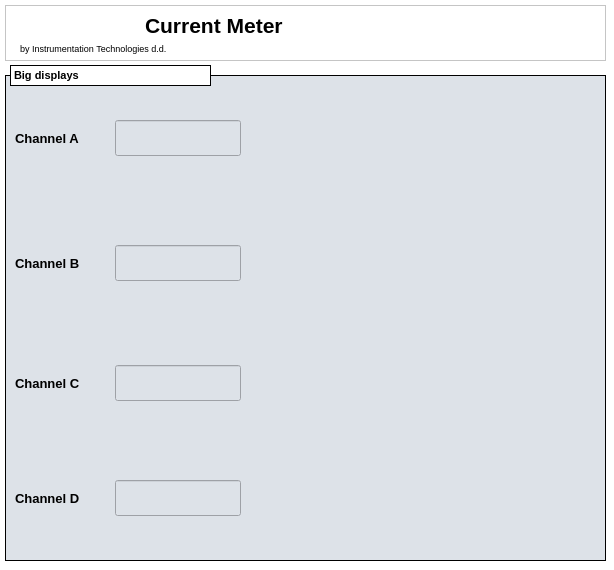
<?xml version="1.0" encoding="UTF-8"?>
<ui version="4.0">
 <class>MainWindow</class>
 <widget class="QMainWindow" name="MainWindow">
  <property name="geometry">
   <rect>
    <x>0</x>
    <y>0</y>
    <width>614</width>
    <height>570</height>
   </rect>
  </property>
  <property name="windowTitle">
   <string>MainWindow</string>
  </property>
  <property name="styleSheet">
   <string notr="true">background-color: rgb(255, 255, 255);</string>
  </property>
  <property name="Title" stdset="0">
   <string>Libera Current Meter (big): $(DEVICE)</string>
  </property>
  <widget class="QWidget" name="centralwidget">
   <widget class="caFrame" name="caframe_4">
    <property name="geometry">
     <rect>
      <x>5</x>
      <y>75</y>
      <width>601</width>
      <height>486</height>
     </rect>
    </property>
    <property name="font">
     <font>
      <pointsize>8</pointsize>
     </font>
    </property>
    <property name="styleSheet">
     <string notr="true">background-color: rgb(221, 226, 232);</string>
    </property>
    <property name="frameShape">
     <enum>QFrame::Box</enum>
    </property>
    <property name="frameShadow">
     <enum>QFrame::Plain</enum>
    </property>
    <property name="lineWidth">
     <number>1</number>
    </property>
    <property name="midLineWidth">
     <number>1</number>
    </property>
    <property name="background">
     <color>
      <red>0</red>
      <green>0</green>
      <blue>0</blue>
     </color>
    </property>
    <property name="backgroundMode">
     <enum>caFrame::Filled</enum>
    </property>
    <widget class="QLabel" name="label_52">
     <property name="geometry">
      <rect>
       <x>10</x>
       <y>45</y>
       <width>91</width>
       <height>36</height>
      </rect>
     </property>
     <property name="font">
      <font>
       <pointsize>10</pointsize>
       <weight>75</weight>
       <bold>true</bold>
      </font>
     </property>
     <property name="text">
      <string>Channel A</string>
     </property>
    </widget>
    <widget class="caLineEdit" name="calineedit_15">
     <property name="geometry">
      <rect>
       <x>110</x>
       <y>45</y>
       <width>126</width>
       <height>36</height>
      </rect>
     </property>
     <property name="font">
      <font>
       <family>Sans Serif</family>
       <pointsize>20</pointsize>
       <weight>50</weight>
       <bold>false</bold>
      </font>
     </property>
     <property name="alignment">
      <set>Qt::AlignRight|Qt::AlignTrailing|Qt::AlignVCenter</set>
     </property>
     <property name="readOnly">
      <bool>true</bool>
     </property>
     <property name="channel" stdset="0">
      <string notr="true">$(DEVICE):current:A</string>
     </property>
     <property name="foreground">
      <color>
       <red>170</red>
       <green>0</green>
       <blue>0</blue>
      </color>
     </property>
     <property name="background">
      <color>
       <red>255</red>
       <green>255</green>
       <blue>255</blue>
      </color>
     </property>
     <property name="colorMode">
      <enum>caLineEdit::Static</enum>
     </property>
     <property name="frameLineWidth" stdset="0">
      <number>1</number>
     </property>
     <property name="fontScaleMode">
      <enum>caLineEdit::WidthAndHeight</enum>
     </property>
     <property name="unitsEnabled">
      <bool>true</bool>
     </property>
    </widget>
    <widget class="caStripPlot" name="castripplot">
     <property name="geometry">
      <rect>
       <x>250</x>
       <y>20</y>
       <width>341</width>
       <height>96</height>
      </rect>
     </property>
     <property name="autoFillBackground">
      <bool>false</bool>
     </property>
     <property name="TitleY">
      <string notr="true">[uA]</string>
     </property>
     <property name="channels" stdset="0">
      <string notr="true">;$(DEVICE):current:A</string>
     </property>
     <property name="period">
      <double>30.000000000000000</double>
     </property>
     <property name="refreshRate" stdset="0">
      <enum>caStripPlot::Low</enum>
     </property>
     <property name="YAxisScaling" stdset="0">
      <enum>caStripPlot::autoScale</enum>
     </property>
     <property name="color_1">
      <color>
       <red>0</red>
       <green>0</green>
       <blue>0</blue>
      </color>
     </property>
     <property name="background">
      <color>
       <red>255</red>
       <green>255</green>
       <blue>255</blue>
      </color>
     </property>
     <property name="XaxisEnabled">
      <bool>false</bool>
     </property>
     <property name="LegendEnabled">
      <bool>false</bool>
     </property>
    </widget>
    <widget class="caStripPlot" name="castripplot_2">
     <property name="geometry">
      <rect>
       <x>250</x>
       <y>140</y>
       <width>341</width>
       <height>96</height>
      </rect>
     </property>
     <property name="TitleY">
      <string notr="true">[uA]</string>
     </property>
     <property name="channels" stdset="0">
      <string notr="true">;$(DEVICE):current:B</string>
     </property>
     <property name="period">
      <double>30.000000000000000</double>
     </property>
     <property name="refreshRate" stdset="0">
      <enum>caStripPlot::Low</enum>
     </property>
     <property name="YAxisScaling" stdset="0">
      <enum>caStripPlot::autoScale</enum>
     </property>
     <property name="color_1">
      <color>
       <red>0</red>
       <green>0</green>
       <blue>0</blue>
      </color>
     </property>
     <property name="background">
      <color>
       <red>255</red>
       <green>255</green>
       <blue>127</blue>
      </color>
     </property>
     <property name="XaxisEnabled">
      <bool>false</bool>
     </property>
     <property name="LegendEnabled">
      <bool>false</bool>
     </property>
    </widget>
    <widget class="caLineEdit" name="calineedit_16">
     <property name="geometry">
      <rect>
       <x>110</x>
       <y>170</y>
       <width>126</width>
       <height>36</height>
      </rect>
     </property>
     <property name="font">
      <font>
       <family>Sans Serif</family>
       <pointsize>20</pointsize>
       <weight>50</weight>
       <bold>false</bold>
      </font>
     </property>
     <property name="alignment">
      <set>Qt::AlignRight|Qt::AlignTrailing|Qt::AlignVCenter</set>
     </property>
     <property name="readOnly">
      <bool>true</bool>
     </property>
     <property name="channel" stdset="0">
      <string notr="true">$(DEVICE):current:B</string>
     </property>
     <property name="foreground">
      <color>
       <red>170</red>
       <green>0</green>
       <blue>0</blue>
      </color>
     </property>
     <property name="background">
      <color>
       <red>255</red>
       <green>255</green>
       <blue>255</blue>
      </color>
     </property>
     <property name="colorMode">
      <enum>caLineEdit::Static</enum>
     </property>
     <property name="frameLineWidth" stdset="0">
      <number>1</number>
     </property>
     <property name="fontScaleMode">
      <enum>caLineEdit::WidthAndHeight</enum>
     </property>
     <property name="unitsEnabled">
      <bool>true</bool>
     </property>
    </widget>
    <widget class="QLabel" name="label_53">
     <property name="geometry">
      <rect>
       <x>10</x>
       <y>170</y>
       <width>91</width>
       <height>36</height>
      </rect>
     </property>
     <property name="font">
      <font>
       <pointsize>10</pointsize>
       <weight>75</weight>
       <bold>true</bold>
      </font>
     </property>
     <property name="text">
      <string>Channel B</string>
     </property>
    </widget>
    <widget class="QLabel" name="label_54">
     <property name="geometry">
      <rect>
       <x>10</x>
       <y>290</y>
       <width>91</width>
       <height>36</height>
      </rect>
     </property>
     <property name="font">
      <font>
       <pointsize>10</pointsize>
       <weight>75</weight>
       <bold>true</bold>
      </font>
     </property>
     <property name="text">
      <string>Channel C</string>
     </property>
    </widget>
    <widget class="caStripPlot" name="castripplot_3">
     <property name="geometry">
      <rect>
       <x>250</x>
       <y>260</y>
       <width>341</width>
       <height>96</height>
      </rect>
     </property>
     <property name="TitleY">
      <string notr="true">[uA]</string>
     </property>
     <property name="channels" stdset="0">
      <string notr="true">;$(DEVICE):current:C</string>
     </property>
     <property name="period">
      <double>30.000000000000000</double>
     </property>
     <property name="refreshRate" stdset="0">
      <enum>caStripPlot::Low</enum>
     </property>
     <property name="YAxisScaling" stdset="0">
      <enum>caStripPlot::autoScale</enum>
     </property>
     <property name="color_1">
      <color>
       <red>0</red>
       <green>0</green>
       <blue>0</blue>
      </color>
     </property>
     <property name="background">
      <color>
       <red>255</red>
       <green>255</green>
       <blue>127</blue>
      </color>
     </property>
     <property name="XaxisEnabled">
      <bool>false</bool>
     </property>
     <property name="LegendEnabled">
      <bool>false</bool>
     </property>
    </widget>
    <widget class="caLineEdit" name="calineedit_17">
     <property name="geometry">
      <rect>
       <x>110</x>
       <y>290</y>
       <width>126</width>
       <height>36</height>
      </rect>
     </property>
     <property name="font">
      <font>
       <family>Sans Serif</family>
       <pointsize>20</pointsize>
       <weight>50</weight>
       <bold>false</bold>
      </font>
     </property>
     <property name="alignment">
      <set>Qt::AlignRight|Qt::AlignTrailing|Qt::AlignVCenter</set>
     </property>
     <property name="readOnly">
      <bool>true</bool>
     </property>
     <property name="channel" stdset="0">
      <string notr="true">$(DEVICE):current:C</string>
     </property>
     <property name="foreground">
      <color>
       <red>170</red>
       <green>0</green>
       <blue>0</blue>
      </color>
     </property>
     <property name="background">
      <color>
       <red>255</red>
       <green>255</green>
       <blue>255</blue>
      </color>
     </property>
     <property name="colorMode">
      <enum>caLineEdit::Static</enum>
     </property>
     <property name="frameLineWidth" stdset="0">
      <number>1</number>
     </property>
     <property name="fontScaleMode">
      <enum>caLineEdit::WidthAndHeight</enum>
     </property>
     <property name="unitsEnabled">
      <bool>true</bool>
     </property>
    </widget>
    <widget class="caLineEdit" name="calineedit_18">
     <property name="geometry">
      <rect>
       <x>110</x>
       <y>405</y>
       <width>126</width>
       <height>36</height>
      </rect>
     </property>
     <property name="font">
      <font>
       <family>Sans Serif</family>
       <pointsize>20</pointsize>
       <weight>50</weight>
       <bold>false</bold>
      </font>
     </property>
     <property name="alignment">
      <set>Qt::AlignRight|Qt::AlignTrailing|Qt::AlignVCenter</set>
     </property>
     <property name="readOnly">
      <bool>true</bool>
     </property>
     <property name="channel" stdset="0">
      <string notr="true">$(DEVICE):current:D</string>
     </property>
     <property name="foreground">
      <color>
       <red>170</red>
       <green>0</green>
       <blue>0</blue>
      </color>
     </property>
     <property name="background">
      <color>
       <red>255</red>
       <green>255</green>
       <blue>255</blue>
      </color>
     </property>
     <property name="colorMode">
      <enum>caLineEdit::Static</enum>
     </property>
     <property name="frameLineWidth" stdset="0">
      <number>1</number>
     </property>
     <property name="fontScaleMode">
      <enum>caLineEdit::WidthAndHeight</enum>
     </property>
     <property name="unitsEnabled">
      <bool>true</bool>
     </property>
    </widget>
    <widget class="QLabel" name="label_55">
     <property name="geometry">
      <rect>
       <x>10</x>
       <y>405</y>
       <width>91</width>
       <height>36</height>
      </rect>
     </property>
     <property name="font">
      <font>
       <pointsize>10</pointsize>
       <weight>75</weight>
       <bold>true</bold>
      </font>
     </property>
     <property name="text">
      <string>Channel D</string>
     </property>
    </widget>
    <widget class="caStripPlot" name="castripplot_4">
     <property name="geometry">
      <rect>
       <x>250</x>
       <y>375</y>
       <width>341</width>
       <height>96</height>
      </rect>
     </property>
     <property name="TitleY">
      <string notr="true">[uA]</string>
     </property>
     <property name="channels" stdset="0">
      <string notr="true">;$(DEVICE):current:D</string>
     </property>
     <property name="period">
      <double>30.000000000000000</double>
     </property>
     <property name="refreshRate" stdset="0">
      <enum>caStripPlot::Low</enum>
     </property>
     <property name="YAxisScaling" stdset="0">
      <enum>caStripPlot::autoScale</enum>
     </property>
     <property name="Style_1">
      <enum>caStripPlot::Lines</enum>
     </property>
     <property name="color_1">
      <color>
       <red>0</red>
       <green>0</green>
       <blue>0</blue>
      </color>
     </property>
     <property name="background">
      <color>
       <red>255</red>
       <green>255</green>
       <blue>127</blue>
      </color>
     </property>
     <property name="XaxisEnabled">
      <bool>false</bool>
     </property>
     <property name="LegendEnabled">
      <bool>false</bool>
     </property>
    </widget>
   </widget>
   <widget class="QLabel" name="label_33">
    <property name="geometry">
     <rect>
      <x>10</x>
      <y>65</y>
      <width>201</width>
      <height>21</height>
     </rect>
    </property>
    <property name="font">
     <font>
      <pointsize>8</pointsize>
      <weight>75</weight>
      <bold>true</bold>
     </font>
    </property>
    <property name="styleSheet">
     <string notr="true">background-color: rgb(255, 255, 255);</string>
    </property>
    <property name="frameShape">
     <enum>QFrame::Box</enum>
    </property>
    <property name="text">
     <string>Big displays</string>
    </property>
   </widget>
   <widget class="QFrame" name="frame">
    <property name="geometry">
     <rect>
      <x>5</x>
      <y>5</y>
      <width>601</width>
      <height>56</height>
     </rect>
    </property>
    <property name="frameShape">
     <enum>QFrame::StyledPanel</enum>
    </property>
    <property name="frameShadow">
     <enum>QFrame::Raised</enum>
    </property>
    <widget class="QLabel" name="label_50">
     <property name="geometry">
      <rect>
       <x>15</x>
       <y>35</y>
       <width>191</width>
       <height>16</height>
      </rect>
     </property>
     <property name="font">
      <font>
       <pointsize>7</pointsize>
      </font>
     </property>
     <property name="text">
      <string>by Instrumentation Technologies d.d.</string>
     </property>
    </widget>
    <widget class="QLabel" name="label_49">
     <property name="geometry">
      <rect>
       <x>140</x>
       <y>10</y>
       <width>181</width>
       <height>21</height>
      </rect>
     </property>
     <property name="font">
      <font>
       <pointsize>16</pointsize>
       <weight>75</weight>
       <bold>true</bold>
      </font>
     </property>
     <property name="text">
      <string>Current Meter</string>
     </property>
    </widget>
    <widget class="caImage" name="caimage">
     <property name="geometry">
      <rect>
       <x>15</x>
       <y>5</y>
       <width>111</width>
       <height>26</height>
      </rect>
     </property>
     <property name="filename" stdset="0">
      <string notr="true">images/Libera.png</string>
     </property>
    </widget>
   </widget>
  </widget>
 </widget>
 <customwidgets>
  <customwidget>
   <class>QwtPlot</class>
   <extends>QFrame</extends>
   <header>qwt_plot.h</header>
  </customwidget>
  <customwidget>
   <class>caFrame</class>
   <extends>QFrame</extends>
   <header>caFrame</header>
   <container>1</container>
  </customwidget>
  <customwidget>
   <class>caImage</class>
   <extends>QWidget</extends>
   <header>caImage</header>
  </customwidget>
  <customwidget>
   <class>caLineEdit</class>
   <extends>QLineEdit</extends>
   <header>caLineEdit</header>
  </customwidget>
  <customwidget>
   <class>caStripPlot</class>
   <extends>QwtPlot</extends>
   <header>caStripPlot</header>
  </customwidget>
 </customwidgets>
 <resources>
  <include location="images/images.qrc"/>
 </resources>
 <connections/>
</ui>
